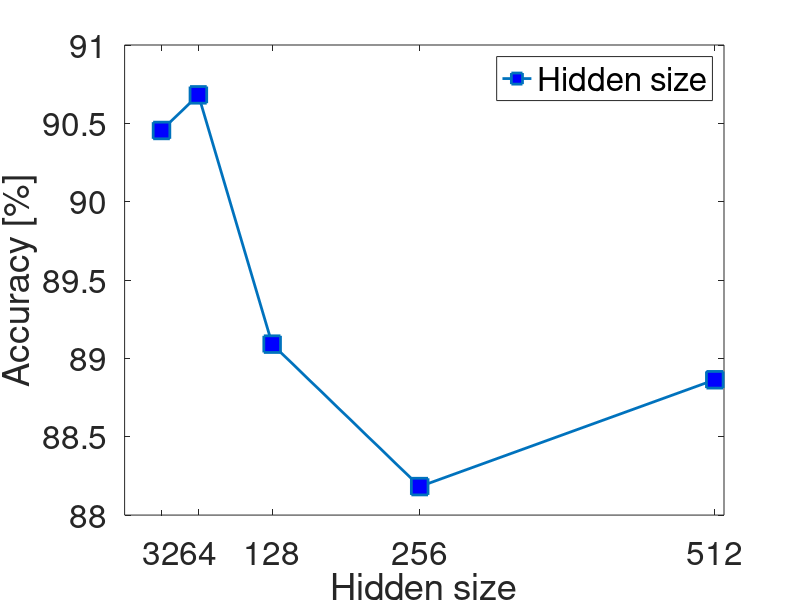

Reproduce this figure in MATLAB.
%% FCN hyperparameter plot
hidden_size = [32, 64, 128, 256, 512]
validation_acc = [90.4545, 90.6818, 89.0909, 88.1818, 88.8636]

plot(hidden_size, validation_acc,'-s','MarkerSize',12, 'MarkerFaceColor','blue', 'LineWidth', 2)
xlabel('Hidden size', 'FontSize', 24)
ylabel('Accuracy [%]', 'FontSize', 24)
xlim([0 520])
xticks([32, 64, 128, 256, 512])
set(gca,'FontSize',24)
legend('Hidden size', 'FontSize', 24)